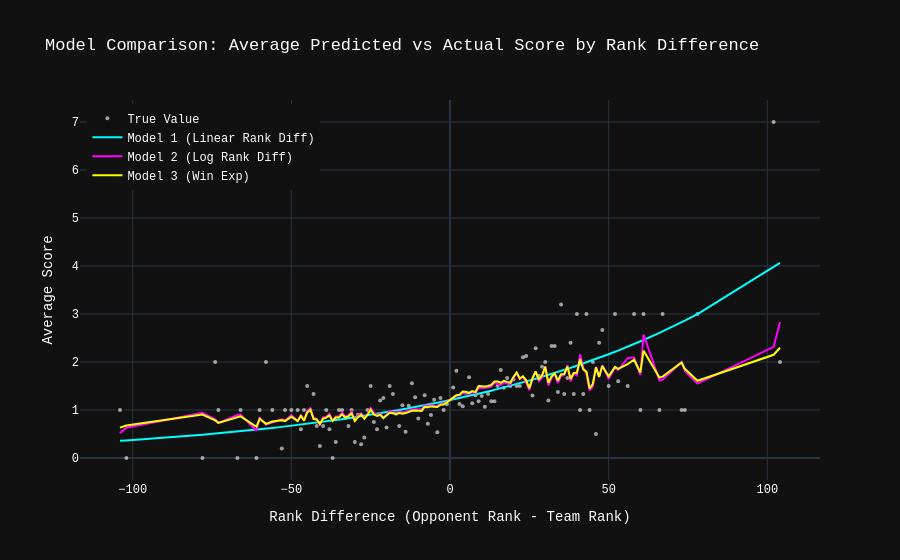

The code cell stored with this chart in its notebook:
### Code cell
import plotly.graph_objects as go

# Calculate predictions for all models
model_df['pred_m1'] = model1.predict(X1)
model_df['pred_m2'] = model2.predict(X2)
model_df['pred_m3'] = model3.predict(X3)

# Group by rank_diff to get average actual score and average predicted scores
# restricting the range to avoid noisy outliers at extremes
# filter out extreme values for cleaner plot if needed, but plotting all for now
plot_df = model_df.groupby('rank_diff')[['score', 'pred_m1', 'pred_m2', 'pred_m3']].mean()

# Create figure
fig = go.Figure()

# Add traces
fig.add_trace(go.Scatter(x=plot_df.index, y=plot_df['score'], name='True Value', mode='markers', marker=dict(color='white', size=4, opacity=0.6)))
fig.add_trace(go.Scatter(x=plot_df.index, y=plot_df['pred_m1'], name='Model 1 (Linear Rank Diff)', mode='lines', line=dict(color='cyan')))
fig.add_trace(go.Scatter(x=plot_df.index, y=plot_df['pred_m2'], name='Model 2 (Log Rank Diff)', mode='lines', line=dict(color='magenta')))
fig.add_trace(go.Scatter(x=plot_df.index, y=plot_df['pred_m3'], name='Model 3 (Win Exp)', mode='lines', line=dict(color='yellow')))

# Update layout with dark theme
fig.update_layout(
    title='Model Comparison: Average Predicted vs Actual Score by Rank Difference',
    xaxis_title='Rank Difference (Opponent Rank - Team Rank)',
    yaxis_title='Average Score',
    template='plotly_dark',
    legend=dict(yanchor="top", y=0.99, xanchor="left", x=0.01),
    font=dict(
        family="Courier New, monospace",
        size=12,
        color="white"
    )
)

fig.show()
